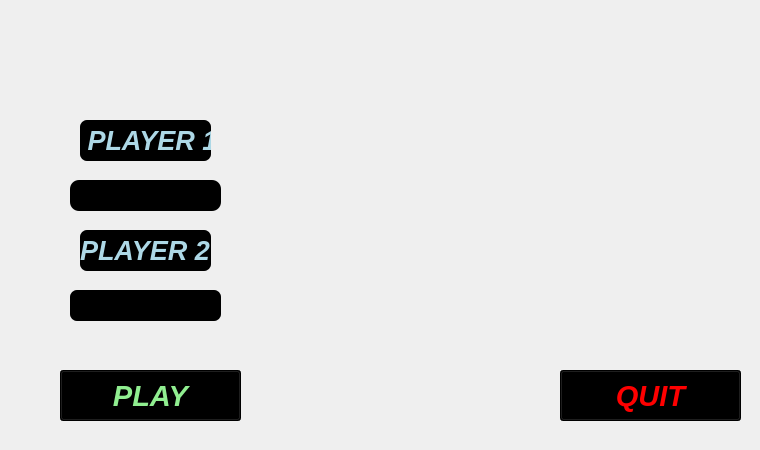
<?xml version="1.0" encoding="UTF-8"?>
<ui version="4.0">
 <class>MainWindow</class>
 <widget class="QMainWindow" name="MainWindow">
  <property name="geometry">
   <rect>
    <x>0</x>
    <y>0</y>
    <width>760</width>
    <height>450</height>
   </rect>
  </property>
  <property name="font">
   <font>
    <pointsize>16</pointsize>
    <italic>false</italic>
    <bold>true</bold>
   </font>
  </property>
  <property name="windowTitle">
   <string>MainWindow</string>
  </property>
  <property name="styleSheet">
   <string notr="true">#centralwidget{
background-image: url(://fondo2.png);
}

#players{
color:red;
}

#label2{
color: lightblue;
qproperty-alignment: AlignCenter;
background: black;
border: 9px red;
border-radius: 7px
}

#label3{
color: lightblue;
qproperty-alignment: AlignCenter;
background: black;
border: 9px red;
border-radius: 7px
}

#play{
background: black;
color:lightgreen;
}

#quit{
background: black;
color:red;
}

#nick1{
color: white;
qproperty-alignment: AlignCenter;
background: black;
border: 12px red;
border-radius: 9px
}

#nick2{
color: white;
qproperty-alignment: AlignCenter;
background: black;
border: 9px red;
border-radius: 7px
}</string>
  </property>
  <widget class="QWidget" name="centralwidget">
   <widget class="QPushButton" name="play">
    <property name="geometry">
     <rect>
      <x>60</x>
      <y>370</y>
      <width>181</width>
      <height>51</height>
     </rect>
    </property>
    <property name="font">
     <font>
      <pointsize>22</pointsize>
      <italic>true</italic>
      <bold>true</bold>
      <strikeout>false</strikeout>
     </font>
    </property>
    <property name="text">
     <string>PLAY</string>
    </property>
   </widget>
   <widget class="QLineEdit" name="nick1">
    <property name="geometry">
     <rect>
      <x>70</x>
      <y>180</y>
      <width>151</width>
      <height>31</height>
     </rect>
    </property>
    <property name="font">
     <font>
      <pointsize>16</pointsize>
      <italic>true</italic>
      <bold>true</bold>
     </font>
    </property>
    <property name="text">
     <string/>
    </property>
   </widget>
   <widget class="QLabel" name="label2">
    <property name="geometry">
     <rect>
      <x>80</x>
      <y>120</y>
      <width>131</width>
      <height>41</height>
     </rect>
    </property>
    <property name="font">
     <font>
      <pointsize>20</pointsize>
      <italic>true</italic>
      <bold>true</bold>
     </font>
    </property>
    <property name="text">
     <string> PLAYER 1</string>
    </property>
   </widget>
   <widget class="QLabel" name="label3">
    <property name="geometry">
     <rect>
      <x>80</x>
      <y>230</y>
      <width>131</width>
      <height>41</height>
     </rect>
    </property>
    <property name="font">
     <font>
      <pointsize>20</pointsize>
      <italic>true</italic>
      <bold>true</bold>
     </font>
    </property>
    <property name="text">
     <string>PLAYER 2</string>
    </property>
   </widget>
   <widget class="QLineEdit" name="nick2">
    <property name="geometry">
     <rect>
      <x>70</x>
      <y>290</y>
      <width>151</width>
      <height>31</height>
     </rect>
    </property>
    <property name="font">
     <font>
      <pointsize>16</pointsize>
      <italic>true</italic>
      <bold>true</bold>
     </font>
    </property>
    <property name="text">
     <string/>
    </property>
   </widget>
   <widget class="QPushButton" name="quit">
    <property name="geometry">
     <rect>
      <x>560</x>
      <y>370</y>
      <width>181</width>
      <height>51</height>
     </rect>
    </property>
    <property name="font">
     <font>
      <pointsize>22</pointsize>
      <italic>true</italic>
      <bold>true</bold>
      <strikeout>false</strikeout>
     </font>
    </property>
    <property name="text">
     <string>QUIT</string>
    </property>
   </widget>
   <widget class="QLabel" name="players">
    <property name="geometry">
     <rect>
      <x>10</x>
      <y>410</y>
      <width>301</width>
      <height>41</height>
     </rect>
    </property>
    <property name="font">
     <font>
      <pointsize>16</pointsize>
      <italic>true</italic>
      <bold>true</bold>
     </font>
    </property>
    <property name="text">
     <string/>
    </property>
   </widget>
  </widget>
 </widget>
 <resources/>
 <connections/>
</ui>
